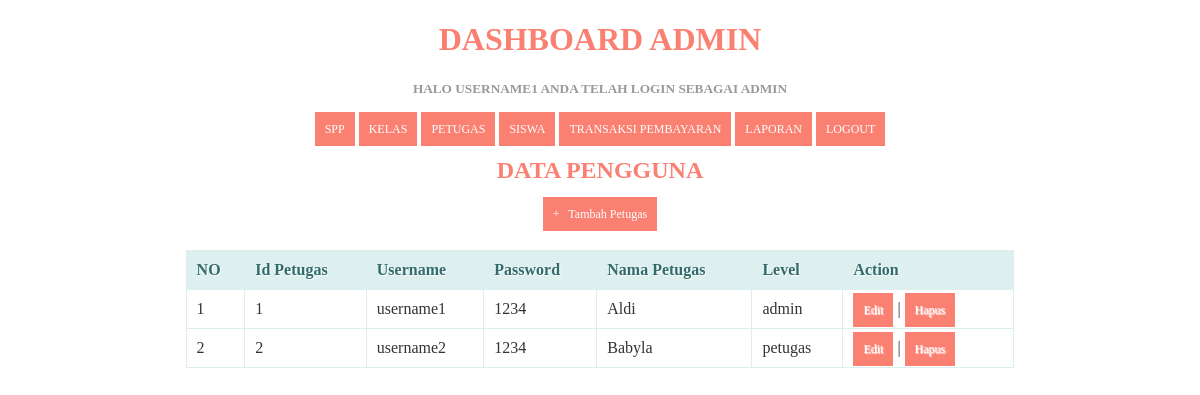
The page /petugas.php (signed in) on the database its author committed.
### tables this page shows
CREATE TABLE `tb_petugas` (
  `id_petugas` int(11) NOT NULL,
  `username` varchar(25) NOT NULL,
  `password` varchar(32) NOT NULL,
  `nama_petugas` varchar(35) NOT NULL,
  `level` enum('admin','petugas') NOT NULL
);

### petugas.php (the view, shortened to what this page needs)
<!DOCTYPE html>
<html>
  <head>
  </head>
<body>
  <?php
  include ('header.php');
?>
    <center><h2>Data Pengguna</h2><center>
    <center><a href="tambah_petugas.php">+ &nbsp; Tambah Petugas </a><center>
    <br/>
    <table>
      <thead>
        <tr>
    <th>NO</th>
    <th>Id Petugas</th>
    <th>Username</th>
    <th>Password</th>
    <th>Nama Petugas</th>
    <th>Level</th>
    <th>Action</th>
        </tr>
    </thead>
    <tbody>
      <?php
      $query = "SELECT * FROM tb_petugas ORDER BY id_petugas";
      $result = mysqli_query($koneksi, $query);
      $no = 1;
      while($row = mysqli_fetch_assoc($result))
      {
      ?>
       <tr>
          <td><?php echo $no; ?></td>
          <td><?php echo $row['id_petugas']; ?></td>
          <td><?php echo $row['username']; ?></td>
          <td><?php echo $row['password']; ?></td>
          <td><?php echo $row['nama_petugas']; ?></td>
          <td><?php echo $row['level']; ?></td>
          <td width="150px">
              <a href="edit_petugas.php?id=<?php echo $row['id_petugas']; ?>">Edit</a> |
              <a href="proses_hapuspetugas.php?id=<?php echo $row['id_petugas']; ?>" onClick="return confirm('Anda yakin akan menghapus data ini?')">Hapus</a>
          </td>
      </tr>
      <?php
        $no++;
      }
      ?>
    </tbody>
    </table>
</body>
</html>

### petugas.php (style rules this page uses)
* { font-family: "Trebuchet MS"; }
h2 { text-transform: uppercase; color: salmon; }
table { border: solid 1px #DDEEEE; border-collapse: collapse; border-spacing: 0; width: 10%; margin: 10px auto 10px auto; }
table thead th { background-color: #000080; border: solid 1px #DDEEEE; color: #336B6B; padding: 10px; text-align: left; text-shadow: 1px 1px 1px #fff; text-decoration: none; }
table tbody td { border: solid 1px #DDEEEE; color: #000080; padding: 10px; text-shadow: 1px 1px 1px #fff; }
a { background-color: navy; color: #000080; padding: 10px; text-decoration: none; font-size: 12px; }

### header.php (style rules this page uses)
* { font-family: "Trebuchet MS"; }
table { border: solid 1px #DDEEEE; border-collapse: collapse; border-spacing: 0; width: 70%; margin: 10px auto 10px auto; }
table thead th { background-color: #DDEFEF; border: solid 1px #DDEEEE; color: #336B6B; padding: 10px; text-align: left; text-shadow: 1px 1px 1px #fff; text-decoration: none; }
table tbody td { border: solid 1px #DDEEEE; color: #333; padding: 10px; text-shadow: 1px 1px 1px #fff; }
a { background-color: salmon; color: #fff; padding: 10px; text-decoration: none; font-size: 12px; }

### rows shown on the page
tb_petugas: id_petugas "1", username "username1", password "1234", nama_petugas "Aldi", level "admin"
tb_petugas: id_petugas "2", username "username2", password "1234", nama_petugas "Babyla", level "petugas"

### other values the page prints
$_SESSION['username'] "USERNAME1"
$_SESSION['level'] "ADMIN"
